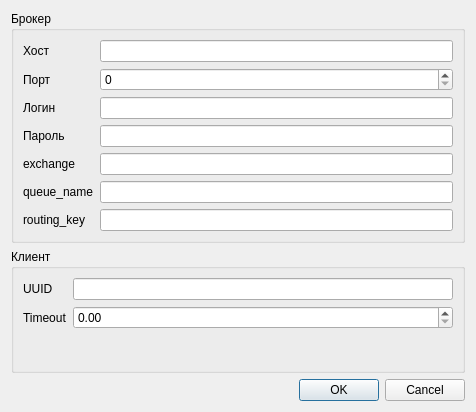
<?xml version="1.0" encoding="UTF-8"?>
<ui version="4.0">
 <class>dialog</class>
 <widget class="QDialog" name="dialog">
  <property name="geometry">
   <rect>
    <x>0</x>
    <y>0</y>
    <width>476</width>
    <height>412</height>
   </rect>
  </property>
  <property name="windowTitle">
   <string>Настройки</string>
  </property>
  <layout class="QVBoxLayout" name="verticalLayout_2">
   <item>
    <widget class="QGroupBox" name="groupBox">
     <property name="title">
      <string>Брокер</string>
     </property>
     <layout class="QFormLayout" name="formLayout_2">
      <item row="0" column="0">
       <widget class="QLabel" name="label">
        <property name="text">
         <string>Хост</string>
        </property>
       </widget>
      </item>
      <item row="0" column="1">
       <widget class="QLineEdit" name="hostLineEdit">
        <property name="text">
         <string/>
        </property>
       </widget>
      </item>
      <item row="1" column="0">
       <widget class="QLabel" name="label_2">
        <property name="text">
         <string>Порт</string>
        </property>
       </widget>
      </item>
      <item row="1" column="1">
       <widget class="QSpinBox" name="portSpinBox">
        <property name="maximum">
         <number>999999999</number>
        </property>
       </widget>
      </item>
      <item row="2" column="0">
       <widget class="QLabel" name="label_3">
        <property name="text">
         <string>Логин</string>
        </property>
       </widget>
      </item>
      <item row="3" column="0">
       <widget class="QLabel" name="label_4">
        <property name="text">
         <string>Пароль</string>
        </property>
       </widget>
      </item>
      <item row="4" column="0">
       <widget class="QLabel" name="label_5">
        <property name="text">
         <string>exchange</string>
        </property>
       </widget>
      </item>
      <item row="5" column="0">
       <widget class="QLabel" name="label_6">
        <property name="text">
         <string>queue_name</string>
        </property>
       </widget>
      </item>
      <item row="6" column="0">
       <widget class="QLabel" name="label_7">
        <property name="text">
         <string>routing_key</string>
        </property>
       </widget>
      </item>
      <item row="2" column="1">
       <widget class="QLineEdit" name="loginLineEdit"/>
      </item>
      <item row="3" column="1">
       <widget class="QLineEdit" name="passwordLineEdit">
        <property name="echoMode">
         <enum>QLineEdit::Password</enum>
        </property>
       </widget>
      </item>
      <item row="4" column="1">
       <widget class="QLineEdit" name="exchangeLineEdit"/>
      </item>
      <item row="5" column="1">
       <widget class="QLineEdit" name="queue_nameLineEdit"/>
      </item>
      <item row="6" column="1">
       <widget class="QLineEdit" name="routing_keyLineEdit"/>
      </item>
     </layout>
     <zorder>label_3</zorder>
     <zorder>label</zorder>
     <zorder>hostLineEdit</zorder>
     <zorder>label_2</zorder>
     <zorder>portSpinBox</zorder>
     <zorder>label_4</zorder>
     <zorder>label_5</zorder>
     <zorder>label_6</zorder>
     <zorder>label_7</zorder>
     <zorder>loginLineEdit</zorder>
     <zorder>passwordLineEdit</zorder>
     <zorder>exchangeLineEdit</zorder>
     <zorder>queue_nameLineEdit</zorder>
     <zorder>routing_keyLineEdit</zorder>
    </widget>
   </item>
   <item>
    <widget class="QGroupBox" name="groupBox_2">
     <property name="title">
      <string>Клиент</string>
     </property>
     <layout class="QFormLayout" name="formLayout_3">
      <item row="0" column="0">
       <widget class="QLabel" name="label_8">
        <property name="text">
         <string>UUID</string>
        </property>
       </widget>
      </item>
      <item row="1" column="0">
       <widget class="QLabel" name="label_9">
        <property name="text">
         <string>Timeout</string>
        </property>
       </widget>
      </item>
      <item row="0" column="1">
       <widget class="QLineEdit" name="uuidLineEdit"/>
      </item>
      <item row="1" column="1">
       <widget class="QDoubleSpinBox" name="timeoutDoubleSpinBox"/>
      </item>
     </layout>
    </widget>
   </item>
   <item>
    <widget class="QDialogButtonBox" name="buttonBox">
     <property name="orientation">
      <enum>Qt::Horizontal</enum>
     </property>
     <property name="standardButtons">
      <set>QDialogButtonBox::Cancel|QDialogButtonBox::Ok</set>
     </property>
    </widget>
   </item>
  </layout>
 </widget>
 <resources/>
 <connections>
  <connection>
   <sender>buttonBox</sender>
   <signal>accepted()</signal>
   <receiver>dialog</receiver>
   <slot>accept()</slot>
   <hints>
    <hint type="sourcelabel">
     <x>248</x>
     <y>254</y>
    </hint>
    <hint type="destinationlabel">
     <x>157</x>
     <y>274</y>
    </hint>
   </hints>
  </connection>
  <connection>
   <sender>buttonBox</sender>
   <signal>rejected()</signal>
   <receiver>dialog</receiver>
   <slot>reject()</slot>
   <hints>
    <hint type="sourcelabel">
     <x>316</x>
     <y>260</y>
    </hint>
    <hint type="destinationlabel">
     <x>286</x>
     <y>274</y>
    </hint>
   </hints>
  </connection>
 </connections>
</ui>
